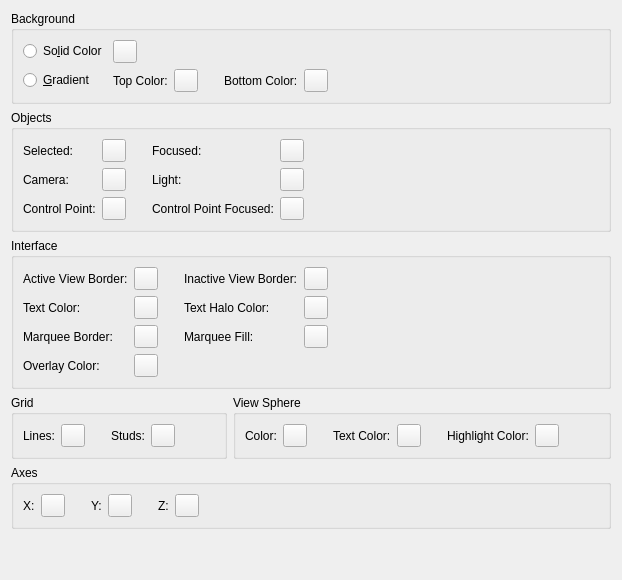
     <widget class="QWidget" name="ColorTab">
      <property name="whatsThis">
       <string>&lt;p&gt;&lt;b&gt;Display Colors&lt;/b&gt;&lt;/p&gt;&lt;p&gt;Choose colors for the background, objects, grid, and interface. These settings control the display; they do not change the LDraw colors assigned to model pieces.&lt;/p&gt;</string>
      </property>
      <attribute name="title">
       <string>Colors</string>
      </attribute>
      <layout class="QGridLayout" name="gridLayout_9">
       <item row="2" column="0" colspan="2">
        <widget class="QGroupBox" name="groupBox_11">
         <property name="title">
          <string>Interface</string>
         </property>
         <layout class="QGridLayout" name="gridLayout_8">
          <item row="3" column="0">
           <widget class="QLabel" name="label_15">
            <property name="toolTip">
             <string>Choose the display color for the selection rectangle border.</string>
            </property>
            <property name="buddy">
             <cstring>MarqueeBorderColorButton</cstring>
            </property>
            <property name="text">
             <string>Marquee Border:</string>
            </property>
           </widget>
          </item>
          <item row="3" column="1">
           <widget class="QToolButton" name="MarqueeBorderColorButton">
            <property name="accessibleName">
             <string>Marquee Border</string>
            </property>
            <property name="toolTip">
             <string>Choose the display color for the selection rectangle border.</string>
            </property>
            <property name="text">
             <string/>
            </property>
           </widget>
          </item>
          <item row="0" column="3">
           <widget class="QLabel" name="label_32">
            <property name="toolTip">
             <string>Choose the display color for inactive view borders.</string>
            </property>
            <property name="buddy">
             <cstring>InactiveViewColorButton</cstring>
            </property>
            <property name="text">
             <string>Inactive View Border:</string>
            </property>
           </widget>
          </item>
          <item row="3" column="4">
           <widget class="QToolButton" name="MarqueeFillColorButton">
            <property name="accessibleName">
             <string>Marquee Fill</string>
            </property>
            <property name="toolTip">
             <string>Choose the display color for the selection rectangle fill.</string>
            </property>
            <property name="text">
             <string/>
            </property>
           </widget>
          </item>
          <item row="2" column="0">
           <widget class="QLabel" name="label_14">
            <property name="toolTip">
             <string>Choose the display color for view text.</string>
            </property>
            <property name="buddy">
             <cstring>TextColorButton</cstring>
            </property>
            <property name="text">
             <string>Text Color:</string>
            </property>
           </widget>
          </item>
          <item row="2" column="4">
           <widget class="QToolButton" name="TextHaloColorButton">
            <property name="accessibleName">
             <string>Text Halo Color</string>
            </property>
            <property name="toolTip">
             <string>Choose the display color for the halo behind view text.</string>
            </property>
            <property name="text">
             <string/>
            </property>
           </widget>
          </item>
          <item row="3" column="3">
           <widget class="QLabel" name="label_16">
            <property name="toolTip">
             <string>Choose the display color for the selection rectangle fill.</string>
            </property>
            <property name="buddy">
             <cstring>MarqueeFillColorButton</cstring>
            </property>
            <property name="text">
             <string>Marquee Fill:</string>
            </property>
           </widget>
          </item>
          <item row="0" column="4">
           <widget class="QToolButton" name="InactiveViewColorButton">
            <property name="accessibleName">
             <string>Inactive View Border</string>
            </property>
            <property name="toolTip">
             <string>Choose the display color for inactive view borders.</string>
            </property>
            <property name="text">
             <string/>
            </property>
           </widget>
          </item>
          <item row="5" column="0">
           <widget class="QLabel" name="label_2">
            <property name="toolTip">
             <string>Choose the display color for view overlays.</string>
            </property>
            <property name="buddy">
             <cstring>OverlayColorButton</cstring>
            </property>
            <property name="text">
             <string>Overlay Color:</string>
            </property>
           </widget>
          </item>
          <item row="2" column="3">
           <widget class="QLabel" name="label_31">
            <property name="toolTip">
             <string>Choose the display color for the halo behind view text.</string>
            </property>
            <property name="buddy">
             <cstring>TextHaloColorButton</cstring>
            </property>
            <property name="text">
             <string>Text Halo Color:</string>
            </property>
           </widget>
          </item>
          <item row="2" column="1">
           <widget class="QToolButton" name="TextColorButton">
            <property name="accessibleName">
             <string>Text Color</string>
            </property>
            <property name="toolTip">
             <string>Choose the display color for view text.</string>
            </property>
            <property name="text">
             <string/>
            </property>
           </widget>
          </item>
          <item row="5" column="1">
           <widget class="QToolButton" name="OverlayColorButton">
            <property name="accessibleName">
             <string>Overlay Color</string>
            </property>
            <property name="toolTip">
             <string>Choose the display color for view overlays.</string>
            </property>
            <property name="text">
             <string/>
            </property>
           </widget>
          </item>
          <item row="0" column="1">
           <widget class="QToolButton" name="ActiveViewColorButton">
            <property name="accessibleName">
             <string>Active View Border</string>
            </property>
            <property name="toolTip">
             <string>Choose the display color for the active view border.</string>
            </property>
            <property name="text">
             <string/>
            </property>
           </widget>
          </item>
          <item row="0" column="5">
           <spacer name="horizontalSpacer_16">
            <property name="orientation">
             <enum>Qt::Orientation::Horizontal</enum>
            </property>
            <property name="sizeHint" stdset="0">
             <size>
              <width>40</width>
              <height>20</height>
             </size>
            </property>
           </spacer>
          </item>
          <item row="0" column="0">
           <widget class="QLabel" name="label_6">
            <property name="toolTip">
             <string>Choose the display color for the active view border.</string>
            </property>
            <property name="buddy">
             <cstring>ActiveViewColorButton</cstring>
            </property>
            <property name="text">
             <string>Active View Border:</string>
            </property>
           </widget>
          </item>
          <item row="0" column="2">
           <spacer name="horizontalSpacer_18">
            <property name="orientation">
             <enum>Qt::Orientation::Horizontal</enum>
            </property>
            <property name="sizeType">
             <enum>QSizePolicy::Policy::Fixed</enum>
            </property>
            <property name="sizeHint" stdset="0">
             <size>
              <width>20</width>
              <height>20</height>
             </size>
            </property>
           </spacer>
          </item>
         </layout>
        </widget>
       </item>
       <item row="4" column="1">
        <widget class="QGroupBox" name="groupBox_9">
         <property name="title">
          <string>View Sphere</string>
         </property>
         <layout class="QHBoxLayout" name="horizontalLayout_16">
          <item>
           <widget class="QLabel" name="label_22">
            <property name="toolTip">
             <string>Choose the display color for the navigation sphere.</string>
            </property>
            <property name="buddy">
             <cstring>ViewSphereColorButton</cstring>
            </property>
            <property name="text">
             <string>Color:</string>
            </property>
           </widget>
          </item>
          <item>
           <widget class="QToolButton" name="ViewSphereColorButton">
            <property name="accessibleName">
             <string>View Sphere Color</string>
            </property>
            <property name="toolTip">
             <string>Choose the display color for the navigation sphere.</string>
            </property>
            <property name="text">
             <string/>
            </property>
           </widget>
          </item>
          <item>
           <spacer name="horizontalSpacer_21">
            <property name="orientation">
             <enum>Qt::Orientation::Horizontal</enum>
            </property>
            <property name="sizeType">
             <enum>QSizePolicy::Policy::Fixed</enum>
            </property>
            <property name="sizeHint" stdset="0">
             <size>
              <width>20</width>
              <height>20</height>
             </size>
            </property>
           </spacer>
          </item>
          <item>
           <widget class="QLabel" name="label_23">
            <property name="toolTip">
             <string>Choose the display color for navigation sphere text.</string>
            </property>
            <property name="buddy">
             <cstring>ViewSphereTextColorButton</cstring>
            </property>
            <property name="text">
             <string>Text Color:</string>
            </property>
           </widget>
          </item>
          <item>
           <widget class="QToolButton" name="ViewSphereTextColorButton">
            <property name="accessibleName">
             <string>View Sphere Text Color</string>
            </property>
            <property name="toolTip">
             <string>Choose the display color for navigation sphere text.</string>
            </property>
            <property name="text">
             <string/>
            </property>
           </widget>
          </item>
          <item>
           <spacer name="horizontalSpacer_22">
            <property name="orientation">
             <enum>Qt::Orientation::Horizontal</enum>
            </property>
            <property name="sizeType">
             <enum>QSizePolicy::Policy::Fixed</enum>
            </property>
            <property name="sizeHint" stdset="0">
             <size>
              <width>20</width>
              <height>20</height>
             </size>
            </property>
           </spacer>
          </item>
          <item>
           <widget class="QLabel" name="label_20">
            <property name="toolTip">
             <string>Choose the display color for the highlighted region of the navigation sphere.</string>
            </property>
            <property name="buddy">
             <cstring>ViewSphereHighlightColorButton</cstring>
            </property>
            <property name="text">
             <string>Highlight Color:</string>
            </property>
           </widget>
          </item>
          <item>
           <widget class="QToolButton" name="ViewSphereHighlightColorButton">
            <property name="accessibleName">
             <string>View Sphere Highlight Color</string>
            </property>
            <property name="toolTip">
             <string>Choose the display color for the highlighted region of the navigation sphere.</string>
            </property>
            <property name="text">
             <string/>
            </property>
           </widget>
          </item>
          <item>
           <spacer name="horizontalSpacer_14">
            <property name="orientation">
             <enum>Qt::Orientation::Horizontal</enum>
            </property>
            <property name="sizeHint" stdset="0">
             <size>
              <width>40</width>
              <height>20</height>
             </size>
            </property>
           </spacer>
          </item>
         </layout>
        </widget>
       </item>
       <item row="5" column="0" colspan="2">
        <widget class="QGroupBox" name="AxisColorsGroup">
         <property name="title">
          <string>Axes</string>
         </property>
         <layout class="QHBoxLayout" name="AxisColorsLayout">
          <item>
           <widget class="QLabel" name="AxisXColorLabel">
            <property name="toolTip">
             <string>Choose the X axis color used by the axis icon, grid origin lines and transform handles.</string>
            </property>
            <property name="buddy">
             <cstring>AxisXColorButton</cstring>
            </property>
            <property name="text">
             <string>X:</string>
            </property>
           </widget>
          </item>
          <item>
           <widget class="QToolButton" name="AxisXColorButton">
            <property name="accessibleName">
             <string>X Axis Color</string>
            </property>
            <property name="toolTip">
             <string>Choose the X axis color used by the axis icon, grid origin lines and transform handles.</string>
            </property>
            <property name="text">
             <string/>
            </property>
           </widget>
          </item>
          <item>
           <spacer name="AxisXSpacer">
            <property name="orientation">
             <enum>Qt::Orientation::Horizontal</enum>
            </property>
            <property name="sizeType">
             <enum>QSizePolicy::Policy::Fixed</enum>
            </property>
            <property name="sizeHint" stdset="0">
             <size>
              <width>20</width>
              <height>20</height>
             </size>
            </property>
           </spacer>
          </item>
          <item>
           <widget class="QLabel" name="AxisYColorLabel">
            <property name="toolTip">
             <string>Choose the Y axis color used by the axis icon, grid origin lines and transform handles.</string>
            </property>
            <property name="buddy">
             <cstring>AxisYColorButton</cstring>
            </property>
            <property name="text">
             <string>Y:</string>
            </property>
           </widget>
          </item>
          <item>
           <widget class="QToolButton" name="AxisYColorButton">
            <property name="accessibleName">
             <string>Y Axis Color</string>
            </property>
            <property name="toolTip">
             <string>Choose the Y axis color used by the axis icon, grid origin lines and transform handles.</string>
            </property>
            <property name="text">
             <string/>
            </property>
           </widget>
          </item>
          <item>
           <spacer name="AxisYSpacer">
            <property name="orientation">
             <enum>Qt::Orientation::Horizontal</enum>
            </property>
            <property name="sizeType">
             <enum>QSizePolicy::Policy::Fixed</enum>
            </property>
            <property name="sizeHint" stdset="0">
             <size>
              <width>20</width>
              <height>20</height>
             </size>
            </property>
           </spacer>
          </item>
          <item>
           <widget class="QLabel" name="AxisZColorLabel">
            <property name="toolTip">
             <string>Choose the Z axis color used by the axis icon, grid origin lines and transform handles.</string>
            </property>
            <property name="buddy">
             <cstring>AxisZColorButton</cstring>
            </property>
            <property name="text">
             <string>Z:</string>
            </property>
           </widget>
          </item>
          <item>
           <widget class="QToolButton" name="AxisZColorButton">
            <property name="accessibleName">
             <string>Z Axis Color</string>
            </property>
            <property name="toolTip">
             <string>Choose the Z axis color used by the axis icon, grid origin lines and transform handles.</string>
            </property>
            <property name="text">
             <string/>
            </property>
           </widget>
          </item>
          <item>
           <spacer name="AxisZSpacer">
            <property name="orientation">
             <enum>Qt::Orientation::Horizontal</enum>
            </property>
            <property name="sizeHint" stdset="0">
             <size>
              <width>40</width>
              <height>20</height>
             </size>
            </property>
           </spacer>
          </item>
         </layout>
        </widget>
       </item>
       <item row="6" column="0">
        <spacer name="verticalSpacer_3">
         <property name="orientation">
          <enum>Qt::Orientation::Vertical</enum>
         </property>
         <property name="sizeHint" stdset="0">
          <size>
           <width>20</width>
           <height>40</height>
          </size>
         </property>
        </spacer>
       </item>
       <item row="4" column="0">
        <widget class="QGroupBox" name="groupBox_10">
         <property name="title">
          <string>Grid</string>
         </property>
         <layout class="QHBoxLayout" name="horizontalLayout_17">
          <item>
           <widget class="QLabel" name="label_29">
            <property name="toolTip">
             <string>Choose the display color for base-grid lines.</string>
            </property>
            <property name="buddy">
             <cstring>gridLineColor</cstring>
            </property>
            <property name="text">
             <string>Lines:</string>
            </property>
           </widget>
          </item>
          <item>
           <widget class="QToolButton" name="gridLineColor">
            <property name="accessibleName">
             <string>Grid Line Color</string>
            </property>
            <property name="toolTip">
             <string>Choose the display color for base-grid lines.</string>
            </property>
            <property name="text">
             <string/>
            </property>
           </widget>
          </item>
          <item>
           <spacer name="horizontalSpacer_20">
            <property name="orientation">
             <enum>Qt::Orientation::Horizontal</enum>
            </property>
            <property name="sizeType">
             <enum>QSizePolicy::Policy::Fixed</enum>
            </property>
            <property name="sizeHint" stdset="0">
             <size>
              <width>20</width>
              <height>20</height>
             </size>
            </property>
           </spacer>
          </item>
          <item>
           <widget class="QLabel" name="label_30">
            <property name="toolTip">
             <string>Choose the display color for base-grid stud markers.</string>
            </property>
            <property name="buddy">
             <cstring>gridStudColor</cstring>
            </property>
            <property name="text">
             <string>Studs:</string>
            </property>
           </widget>
          </item>
          <item>
           <widget class="QToolButton" name="gridStudColor">
            <property name="accessibleName">
             <string>Grid Stud Color</string>
            </property>
            <property name="toolTip">
             <string>Choose the display color for base-grid stud markers.</string>
            </property>
            <property name="text">
             <string/>
            </property>
           </widget>
          </item>
          <item>
           <spacer name="horizontalSpacer_13">
            <property name="orientation">
             <enum>Qt::Orientation::Horizontal</enum>
            </property>
            <property name="sizeHint" stdset="0">
             <size>
              <width>40</width>
              <height>20</height>
             </size>
            </property>
           </spacer>
          </item>
         </layout>
        </widget>
       </item>
       <item row="0" column="0" colspan="2">
        <widget class="QGroupBox" name="groupBox_7">
         <property name="title">
          <string>Background</string>
         </property>
         <layout class="QGridLayout" name="gridLayout_7">
          <item row="1" column="1">
           <layout class="QHBoxLayout" name="horizontalLayout_2">
            <item>
             <widget class="QLabel" name="label_27">
              <property name="toolTip">
               <string>Choose the display color for the top of the background gradient.</string>
              </property>
              <property name="buddy">
               <cstring>BackgroundGradient1ColorButton</cstring>
              </property>
              <property name="text">
               <string>Top Color:</string>
              </property>
             </widget>
            </item>
            <item>
             <widget class="QToolButton" name="BackgroundGradient1ColorButton">
              <property name="accessibleName">
               <string>Background Top Color</string>
              </property>
              <property name="toolTip">
               <string>Choose the display color for the top of the background gradient.</string>
              </property>
              <property name="text">
               <string/>
              </property>
             </widget>
            </item>
            <item>
             <spacer name="horizontalSpacer_19">
              <property name="orientation">
               <enum>Qt::Orientation::Horizontal</enum>
              </property>
              <property name="sizeType">
               <enum>QSizePolicy::Policy::Fixed</enum>
              </property>
              <property name="sizeHint" stdset="0">
               <size>
                <width>20</width>
                <height>20</height>
               </size>
              </property>
             </spacer>
            </item>
            <item>
             <widget class="QLabel" name="label_28">
              <property name="toolTip">
               <string>Choose the display color for the bottom of the background gradient.</string>
              </property>
              <property name="buddy">
               <cstring>BackgroundGradient2ColorButton</cstring>
              </property>
              <property name="text">
               <string>Bottom Color:</string>
              </property>
             </widget>
            </item>
            <item>
             <widget class="QToolButton" name="BackgroundGradient2ColorButton">
              <property name="accessibleName">
               <string>Background Bottom Color</string>
              </property>
              <property name="toolTip">
               <string>Choose the display color for the bottom of the background gradient.</string>
              </property>
              <property name="text">
               <string/>
              </property>
             </widget>
            </item>
            <item>
             <spacer name="horizontalSpacer_10">
              <property name="orientation">
               <enum>Qt::Orientation::Horizontal</enum>
              </property>
              <property name="sizeHint" stdset="0">
               <size>
                <width>40</width>
                <height>20</height>
               </size>
              </property>
             </spacer>
            </item>
           </layout>
          </item>
          <item row="0" column="0">
           <widget class="QRadioButton" name="BackgroundSolidRadio">
            <property name="toolTip">
             <string>Use a single color for the model-view background.</string>
            </property>
            <property name="text">
             <string>So&amp;lid Color</string>
            </property>
           </widget>
          </item>
          <item row="1" column="0">
           <widget class="QRadioButton" name="BackgroundGradientRadio">
            <property name="toolTip">
             <string>Blend the top and bottom colors in the model-view background.</string>
            </property>
            <property name="text">
             <string>&amp;Gradient</string>
            </property>
           </widget>
          </item>
          <item row="0" column="1">
           <layout class="QHBoxLayout" name="horizontalLayout_11">
            <item>
             <widget class="QToolButton" name="BackgroundSolidColorButton">
              <property name="accessibleName">
               <string>Background Solid Color</string>
              </property>
              <property name="toolTip">
               <string>Choose the display color for the solid background.</string>
              </property>
              <property name="text">
               <string/>
              </property>
             </widget>
            </item>
            <item>
             <spacer name="horizontalSpacer_12">
              <property name="orientation">
               <enum>Qt::Orientation::Horizontal</enum>
              </property>
              <property name="sizeHint" stdset="0">
               <size>
                <width>40</width>
                <height>20</height>
               </size>
              </property>
             </spacer>
            </item>
           </layout>
          </item>
         </layout>
        </widget>
       </item>
       <item row="1" column="0" colspan="2">
        <widget class="QGroupBox" name="groupBox_12">
         <property name="title">
          <string>Objects</string>
         </property>
         <layout class="QGridLayout" name="gridLayout_10">
          <item row="1" column="3">
           <widget class="QLabel" name="label_37">
            <property name="toolTip">
             <string>Choose the display color for light-object outlines.</string>
            </property>
            <property name="buddy">
             <cstring>LightColorButton</cstring>
            </property>
            <property name="text">
             <string>Light:</string>
            </property>
           </widget>
          </item>
          <item row="1" column="4">
           <widget class="QToolButton" name="LightColorButton">
            <property name="accessibleName">
             <string>Light Color</string>
            </property>
            <property name="toolTip">
             <string>Choose the display color for light-object outlines.</string>
            </property>
            <property name="text">
             <string/>
            </property>
           </widget>
          </item>
          <item row="0" column="2">
           <spacer name="horizontalSpacer_15">
            <property name="orientation">
             <enum>Qt::Orientation::Horizontal</enum>
            </property>
            <property name="sizeType">
             <enum>QSizePolicy::Policy::Fixed</enum>
            </property>
            <property name="sizeHint" stdset="0">
             <size>
              <width>20</width>
              <height>20</height>
             </size>
            </property>
           </spacer>
          </item>
          <item row="0" column="3">
           <widget class="QLabel" name="label_38">
            <property name="toolTip">
             <string>Choose the display color for the focused object.</string>
            </property>
            <property name="buddy">
             <cstring>ObjectFocusedColorButton</cstring>
            </property>
            <property name="text">
             <string>Focused:</string>
            </property>
           </widget>
          </item>
          <item row="1" column="1">
           <widget class="QToolButton" name="CameraColorButton">
            <property name="accessibleName">
             <string>Camera Color</string>
            </property>
            <property name="toolTip">
             <string>Choose the display color for camera-object outlines.</string>
            </property>
            <property name="text">
             <string/>
            </property>
           </widget>
          </item>
          <item row="2" column="3">
           <widget class="QLabel" name="label_36">
            <property name="toolTip">
             <string>Choose the display color for the focused control point.</string>
            </property>
            <property name="buddy">
             <cstring>ControlPointFocusedColorButton</cstring>
            </property>
            <property name="text">
             <string>Control Point Focused:</string>
            </property>
           </widget>
          </item>
          <item row="2" column="1">
           <widget class="QToolButton" name="ControlPointColorButton">
            <property name="accessibleName">
             <string>Control Point Color</string>
            </property>
            <property name="toolTip">
             <string>Choose the display color for control points.</string>
            </property>
            <property name="text">
             <string/>
            </property>
           </widget>
          </item>
          <item row="2" column="4">
           <widget class="QToolButton" name="ControlPointFocusedColorButton">
            <property name="accessibleName">
             <string>Focused Control Point Color</string>
            </property>
            <property name="toolTip">
             <string>Choose the display color for the focused control point.</string>
            </property>
            <property name="text">
             <string/>
            </property>
           </widget>
          </item>
          <item row="0" column="1">
           <widget class="QToolButton" name="ObjectSelectedColorButton">
            <property name="accessibleName">
             <string>Selected Object Color</string>
            </property>
            <property name="toolTip">
             <string>Choose the display color for selected objects.</string>
            </property>
            <property name="text">
             <string/>
            </property>
           </widget>
          </item>
          <item row="0" column="4">
           <widget class="QToolButton" name="ObjectFocusedColorButton">
            <property name="accessibleName">
             <string>Focused Object Color</string>
            </property>
            <property name="toolTip">
             <string>Choose the display color for the focused object.</string>
            </property>
            <property name="text">
             <string/>
            </property>
           </widget>
          </item>
          <item row="2" column="0">
           <widget class="QLabel" name="label_35">
            <property name="toolTip">
             <string>Choose the display color for control points.</string>
            </property>
            <property name="buddy">
             <cstring>ControlPointColorButton</cstring>
            </property>
            <property name="text">
             <string>Control Point:</string>
            </property>
           </widget>
          </item>
          <item row="0" column="0">
           <widget class="QLabel" name="label_33">
            <property name="toolTip">
             <string>Choose the display color for selected objects.</string>
            </property>
            <property name="buddy">
             <cstring>ObjectSelectedColorButton</cstring>
            </property>
            <property name="text">
             <string>Selected:</string>
            </property>
           </widget>
          </item>
          <item row="1" column="0">
           <widget class="QLabel" name="label_34">
            <property name="toolTip">
             <string>Choose the display color for camera-object outlines.</string>
            </property>
            <property name="buddy">
             <cstring>CameraColorButton</cstring>
            </property>
            <property name="text">
             <string>Camera:</string>
            </property>
           </widget>
          </item>
          <item row="0" column="5">
           <spacer name="horizontalSpacer_17">
            <property name="orientation">
             <enum>Qt::Orientation::Horizontal</enum>
            </property>
            <property name="sizeHint" stdset="0">
             <size>
              <width>40</width>
              <height>20</height>
             </size>
            </property>
           </spacer>
          </item>
         </layout>
        </widget>
       </item>
      </layout>
     </widget>
